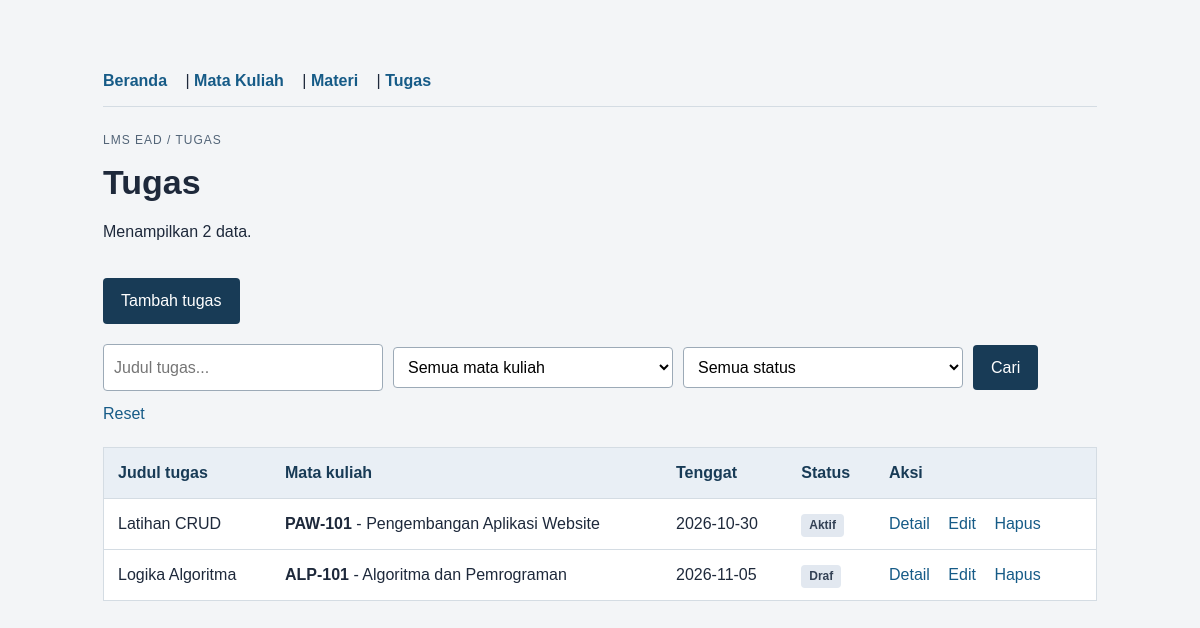
/tugas.php, run on the app's committed database.
### tables this page shows
CREATE TABLE tugas (
    id INT UNSIGNED AUTO_INCREMENT PRIMARY KEY,
    mata_kuliah_id INT UNSIGNED NOT NULL,
    judul VARCHAR(150) NOT NULL,
    instruksi TEXT NOT NULL,
    tenggat DATE NOT NULL,
    status VARCHAR(20) NOT NULL,
    FOREIGN KEY (mata_kuliah_id)
        REFERENCES mata_kuliah(id) ON DELETE RESTRICT
);

CREATE TABLE mata_kuliah (
    id INT UNSIGNED AUTO_INCREMENT PRIMARY KEY,
    kode VARCHAR(20) NOT NULL UNIQUE,
    nama VARCHAR(100) NOT NULL,
    dosen VARCHAR(100) NOT NULL,
    semester TINYINT UNSIGNED NOT NULL
);

### tugas.php (the view, shortened to what this page needs)
<?php
require 'koneksi.php';
    ?>
    <?php
$cari = trim($_GET['cari'] ?? '');
$sql = "SELECT t.*, mk.kode AS mk_kode, mk.nama AS mk_nama
        FROM tugas t
        JOIN mata_kuliah mk ON t.mata_kuliah_id = mk.id";
$sql .= " ORDER BY t.tenggat ASC, t.id DESC";
$stmt = $conn->prepare($sql);
$stmt->execute();
$hasil = $stmt->get_result();
$total_data = $hasil->num_rows;
?>
<!DOCTYPE html>
<html lang="id">
<head>
    <link rel="stylesheet" href="style.css">
</head>
<body><main>
    <div class="menu">
        <a href="index.php">Beranda</a> |
        <a href="mata_kuliah.php">Mata Kuliah</a> |
        <a href="materi.php">Materi</a> |
        <a href="tugas.php">Tugas</a>
    </div>
    <p class="label">LMS EAD / TUGAS</p>
    <h1>Tugas</h1>
    <p>Menampilkan <?= $total_data ?> data.</p>
    <p><a class="tombol" href="tugas.php?aksi=tambah">Tambah tugas</a></p>
    <form method="get" class="pencarian">
        <input name="cari" value="<?= htmlspecialchars($cari, ENT_QUOTES, 'UTF-8') ?>" placeholder="Judul tugas...">
        <select name="mata_kuliah_id">
            <option value="">Semua mata kuliah</option>
        </select>
        <select name="status">
            <option value="">Semua status</option>
        </select>
        <button type="submit">Cari</button>
        <a href="tugas.php">Reset</a>
    </form>
    <?php if ($total_data == 0): ?>
        <div class="kesalahan">
            <p>Data tidak ditemukan. Coba kata kunci lain.</p>
            <a href="tugas.php">Reset</a>
        </div>
    <?php else: ?>
        <table>
            <thead>
                <tr>
                    <th>Judul tugas</th>
                    <th>Mata kuliah</th>
                    <th>Tenggat</th>
                    <th>Status</th>
                    <th>Aksi</th>
                </tr>
            </thead>
            <tbody>
                <?php while ($row = $hasil->fetch_assoc()): ?>
                    <tr>
                        <td><?= htmlspecialchars($row['judul'], ENT_QUOTES, 'UTF-8') ?></td>
                        <td>
                            <strong><?= htmlspecialchars($row['mk_kode'], ENT_QUOTES, 'UTF-8') ?></strong> -
                            <?= htmlspecialchars($row['mk_nama'], ENT_QUOTES, 'UTF-8') ?>
                        </td>
                        <td><?= htmlspecialchars($row['tenggat'], ENT_QUOTES, 'UTF-8') ?></td>
                        <td>
                            <span class="status-badge"><?= htmlspecialchars($row['status'], ENT_QUOTES, 'UTF-8') ?></span>
                        </td>
                        <td>
                            <a href="tugas.php?aksi=detail&id=<?= (int)$row['id'] ?>">Detail</a>
                            <a href="tugas.php?aksi=edit&id=<?= (int)$row['id'] ?>">Edit</a>
                            <a href="tugas.php?aksi=hapus&id=<?= (int)$row['id'] ?>">Hapus</a>
                        </td>
                    </tr>
                <?php endwhile; ?>
            </tbody>
        </table>
    <?php endif; ?>
</main></body>
</html>

### style.css (style rules this page uses)
* { box-sizing: border-box; }
body { margin: 0; background: #f3f5f7; color: #1e293b; font: 16px/1.6 Arial, sans-serif; }
main { max-width: 1050px; margin: 40px auto; padding: 28px; }
h1 { font-size: 34px; line-height: 1.2; margin: 8px 0; }
.label { color: #526477; font-size: 12px; letter-spacing: 1px; text-transform: uppercase; }
a { color: #165b87; margin-right: 14px; text-decoration: none; }
.menu { margin-bottom: 24px; padding-bottom: 12px; border-bottom: 1px solid #d4dce3; }
.menu a { font-weight: bold; }
input, select, textarea { display: block; width: 100%; max-width: 600px; padding: 10px; border: 1px solid #9caab7; border-radius: 4px; font: inherit; background: white; }
button, .tombol { display: inline-block; padding: 10px 18px; margin-top: 18px; background: #183b56; color: white; border: 0; border-radius: 4px; cursor: pointer; font: inherit; text-decoration: none; }
.pencarian { display: flex; gap: 10px; align-items: center; margin: 20px 0; flex-wrap: wrap; }
.pencarian input, .pencarian select { max-width: 280px; }
.pencarian button { margin-top: 0; }
table { width: 100%; border-collapse: collapse; margin-top: 20px; background: white; border: 1px solid #d4dce3; }
table th, table td { padding: 12px 14px; border-bottom: 1px solid #d4dce3; text-align: left; }
table th { background: #e9eff5; font-weight: bold; color: #183b56; }
.status-badge { display: inline-block; padding: 2px 8px; border-radius: 4px; font-size: 12px; font-weight: bold; background: #e2e8f0; color: #334155; }

### data on the page
tugas: judul "Latihan CRUD", mata_kuliah.kode "PAW-101", mata_kuliah.nama "Pengembangan Aplikasi Website", tenggat "2026-10-30", status "Aktif"
tugas: judul "Logika Algoritma", mata_kuliah.kode "ALP-101", mata_kuliah.nama "Algoritma dan Pemrograman", tenggat "2026-11-05", status "Draf"

### other printed values
$total_data "2"
